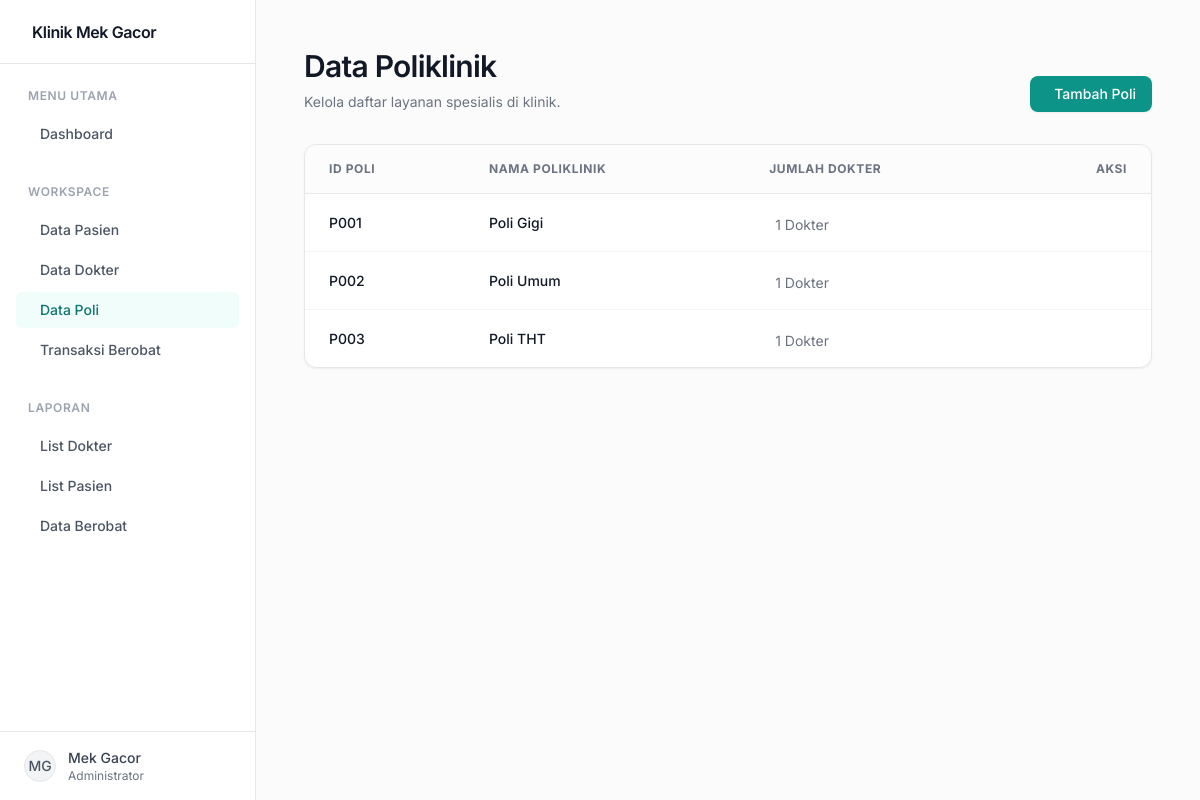
The app's page /poli.php with its own data.
### tables this page shows
CREATE TABLE IF NOT EXISTS Poli (
    Poli_ID VARCHAR(10) PRIMARY KEY,
    Nama_Poli VARCHAR(50) NOT NULL
);

### poli.php (the view)
<?php
include 'koneksi.php';
include 'header.php';
?>
<div class="flex flex-col md:flex-row md:items-end justify-between gap-4 mb-8">
    <div>
        <h2 class="text-3xl font-semibold text-gray-900 tracking-tight">Data Poliklinik</h2>
        <p class="mt-2 text-gray-500 text-sm">Kelola daftar layanan spesialis di klinik.</p>
    </div>
    <a href="tambahpoli.php" class="inline-flex items-center px-4 py-2 bg-brand-600 hover:bg-brand-700 text-white text-sm font-medium rounded-lg transition-colors shadow-sm focus:outline-none focus:ring-2 focus:ring-offset-2 focus:ring-brand-500">
        <i class="ph ph-plus mr-2 text-lg"></i> Tambah Poli
    </a>
</div>
<div class="bg-white rounded-xl shadow-sm border border-gray-200 overflow-hidden">
    <div class="table-container overflow-x-auto">
        <table class="w-full text-left border-collapse whitespace-nowrap">
            <thead>
                <tr class="bg-gray-50/50 border-b border-gray-200 text-xs font-medium text-gray-500 uppercase tracking-wider">
                    <th class="px-6 py-4">ID Poli</th>
                    <th class="px-6 py-4">Nama Poliklinik</th>
                    <th class="px-6 py-4">Jumlah Dokter</th>
                    <th class="px-6 py-4 text-right">Aksi</th>
                </tr>
            </thead>
            <tbody class="divide-y divide-gray-100 text-sm">
                <?php
                $sql = "SELECT p.Poli_ID, p.Nama_Poli, COUNT(d.Dokter_ID) as Jumlah_Dokter
                        FROM Poli p
                        LEFT JOIN Dokter d ON p.Poli_ID = d.Poli_ID
                        GROUP BY p.Poli_ID, p.Nama_Poli
                        ORDER BY p.Poli_ID ASC";
                $result = mysqli_query($conn, $sql);
                if (mysqli_num_rows($result) > 0) {
                    while($row = mysqli_fetch_assoc($result)) {
                        echo "<tr class='hover:bg-gray-50/50 transition-colors'>";
                        echo "<td class='px-6 py-4 font-medium text-gray-900'>" . htmlspecialchars($row['Poli_ID']) . "</td>";
                        echo "<td class='px-6 py-4 font-medium text-gray-900'>Poli " . htmlspecialchars($row['Nama_Poli']) . "</td>";
                        echo "<td class='px-6 py-4 text-gray-500'>
                                <span class='inline-flex items-center gap-1.5'>
                                    <i class='ph-fill ph-users text-gray-400'></i> " . $row['Jumlah_Dokter'] . " Dokter
                                </span>
                              </td>";
                        echo "<td class='px-6 py-4 text-right'>
                                <div class='flex justify-end gap-3 text-lg'>
                                    <a href='editpoli.php?id=" . urlencode($row['Poli_ID']) . "' class='text-gray-400 hover:text-brand-600 transition-colors' title='Edit'>
                                        <i class='ph ph-pencil-simple'></i>
                                    </a>
                                    <a href='hapuspoli.php?id=" . urlencode($row['Poli_ID']) . "' onclick=\"return confirm('Hapus poli ini?');\" class='text-gray-400 hover:text-red-600 transition-colors' title='Delete'>
                                        <i class='ph ph-trash'></i>
                                    </a>
                                </div>
                              </td>";
                        echo "</tr>";
                    }
                } else {
                    echo "<tr><td colspan='4' class='px-6 py-12 text-center text-gray-500'>Tidak ada data poliklinik.</td></tr>";
                }
                ?>
            </tbody>
        </table>
    </div>
</div>
<?php include 'footer.php'; ?>

### records on screen
poli: Poli_ID "P001", Nama_Poli "Gigi", Jumlah_Dokter "1"
poli: Poli_ID "P002", Nama_Poli "Umum", Jumlah_Dokter "1"
poli: Poli_ID "P003", Nama_Poli "THT", Jumlah_Dokter "1"
